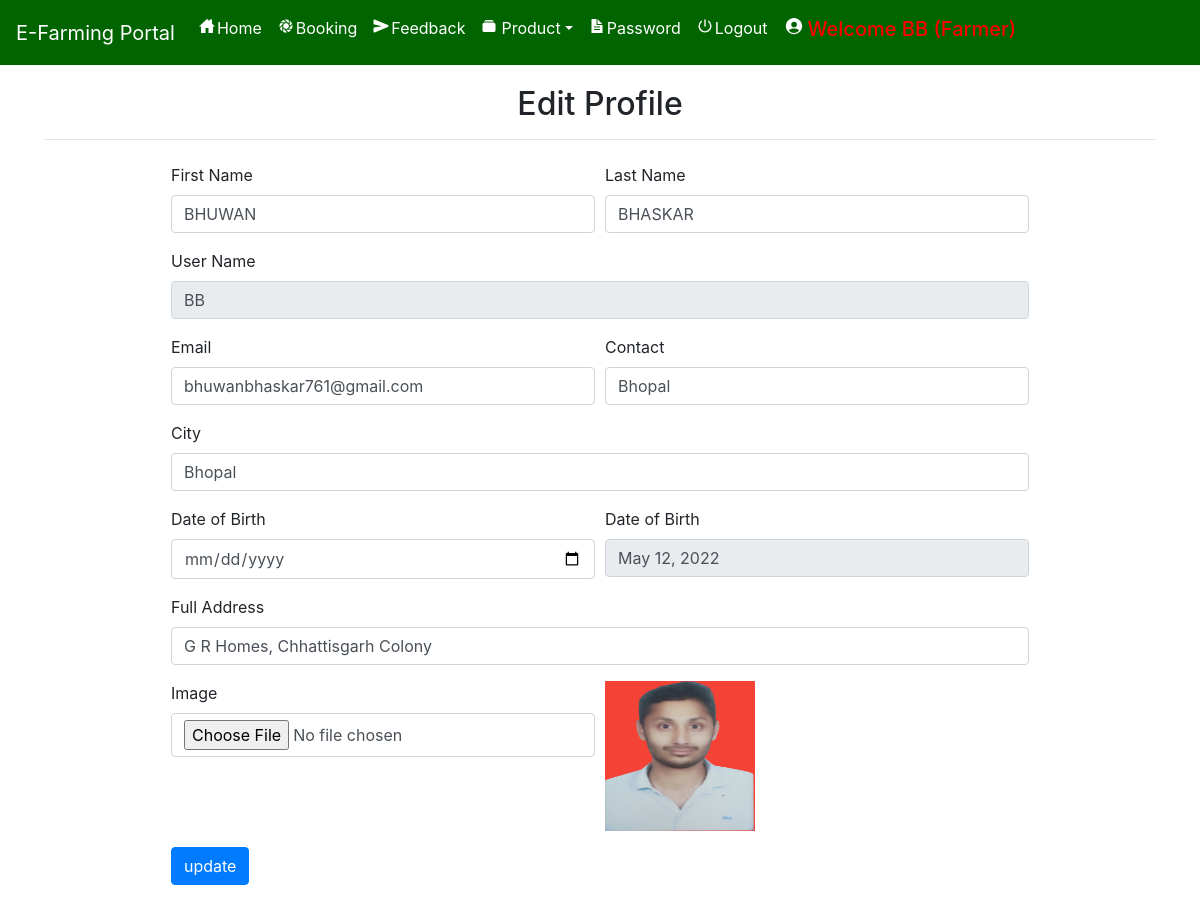
The app's page /edit_profile (signed in) with its own data.
### farmerapp/models.py (models this page shows, shortened)
class Profile(models.Model):
    user = models.ForeignKey(User, on_delete=models.CASCADE, null=True)
    dob = models.DateField(null=True)
    city = models.CharField(max_length=30, null=True)
    address = models.CharField(max_length=50, null=True)
    contact = models.CharField(max_length=10, null=True)
    user_type = models.CharField(max_length=10, null=True)
    status =  models.CharField(max_length=30, null=True, default="Pending")
    image = models.FileField(null=True)

### farmerapp/views.py (the view, shortened to what this page needs)
# urls.py: path('edit_profile', Edit_profile, name='edit_profile'),
def Edit_profile(request):
    if not request.user.is_authenticated:
        return redirect('login')
    error = False
    user=User.objects.get(id=request.user.id)
    pro = Profile.objects.get(user=user)
    cart = ""
    try:
        cart = Cart.objects.get(profile=pro)
    except:
        pass
    num1=0
    total=0
    for i in cart:
        total+=i.product.price
        num1+=1
    d = {'error':error,'pro':pro,'num1':num1,'total':total}
    return render(request, 'edit_profile.html',d)

### farmerapp/templates/edit_profile.html (shortened to what this page needs)
{% extends 'navigation.html' %}
{% block body %}
{% load static %}
<div class="container">
    <h2 style="margin-top:20px" align="center">Edit Profile</h2><hr>
<div class="container-fluid" style="width:80%;margin-top:2%">
<form method="post" action="" enctype="multipart/form-data">
    <div class="form-row">
    <div class="form-group col-md-6">
      <label for="inputEmail4">First Name</label>
      <input type="text" class="form-control" value="{{pro.user.first_name}}" name="fname" id="inputEmail4">
    </div>
    <div class="form-group col-md-6">
      <label for="inputPassword4">Last Name</label>
      <input type="text" class="form-control" name="lname" value="{{pro.user.last_name}}" id="inputPassword4">
    </div>
  </div>
    <div class="form-row">
    <div class="form-group col-md-12">
      <label for="inputEmail4">User Name</label>
      <input type="text" class="form-control" name="uname" value="{{pro.user.username}}" id="inputEmail4" readonly>
    </div>
  </div>
        <div class="form-row">
<div class="form-group col-md-6">
    <label for="exampleInputEmail1">Email</label>
    <input type="email" class="form-control" id="exampleInputEmail1" aria-describedby="emailHelp" name="email" value="{{pro.user.email}}">
  </div>
  <div class="form-group col-md-6">
    <label for="exampleInputPassword1">Contact</label>
    <input type="text" class="form-control" id="exampleInputPassword1" value="{{pro.contact}}" name="contact">
  </div>
        </div>
        <div class="form-row">
    <div class="form-group col-md-12">
    <label for="exampleInputPassword1">City</label>
    <input type="text" class="form-control" id="exampleInputPassword1" value="{{pro.city}}" name="city">
  </div>
        </div>
    <div class="form-row">
    <div class="form-group col-md-6">
        <label for="exampleInputPassword1">Date of Birth</label>
    <input type="date" class="form-control" id="exampleInputPassword1" name="date">
  </div>
        <div class="form-group col-md-6">
        <label for="exampleInputPassword1">Date of Birth</label>
    <input type="text" class="form-control" id="exampleInputPassword1" value="{{pro.dob}}" readonly>
        </div>
        </div>
    <div class="form-row">
    <div class="form-group col-md-12">
    <label for="exampleInputPassword1">Full Address</label>
    <input type="text" class="form-control" id="exampleInputPassword1" value="{{pro.address}}" name="add">
  </div>
    </div>
    <div class="form-row">
<div class="form-group col-md-6">
    <label for="exampleInputPassword1">Image</label>
    <input type="file" class="form-control" id="exampleInputPassword1" name="img" value="choose file">
</div>
        <div class="form-group col-md-6">
    <img src="{{pro.image.url}}" style="width:150px;height:150px">
</div>
    </div>
  <button type="submit" class="btn btn-primary" style="margin-bottom:5%">update</button>
</form>
</div>
</div>
{% endblock %}

### farmerapp/templates/navigation.html (style rules this page uses)
* { box-sizing: border-box; }

### records on screen
Profile: fname "BHUWAN", lname "BHASKAR", uname "BB", email "bhuwanbhaskar761@gmail.com", contact "Bhopal", city "Bhopal", dob "May 12, 2022", add "G R Homes, Chhattisgarh Colony", image (picture)
